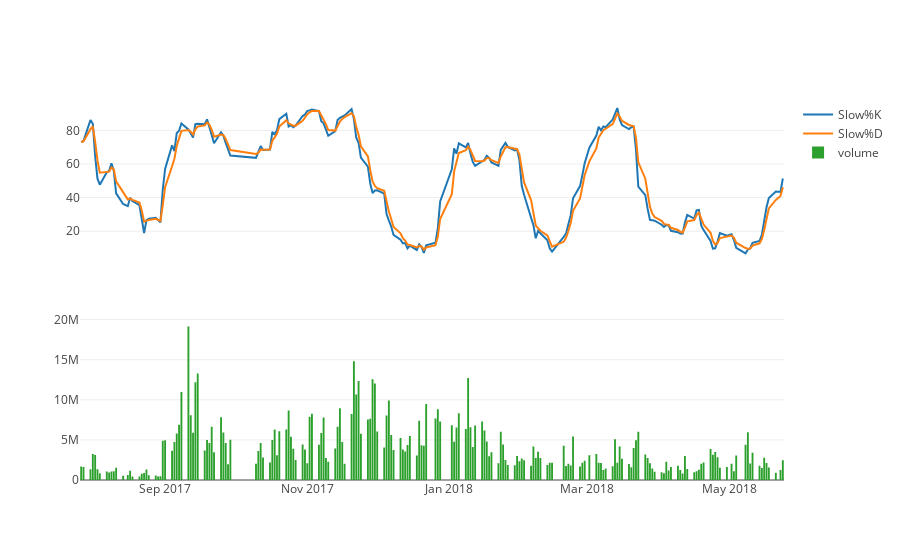

Here is the notebook cell this chart was saved with:
### Code cell
# jupyter notebook 에서 출력 
offline.init_notebook_mode(connected=True)
 
kdj_k = go.Scatter(
                x=df.date,
                y=df['kdj_k'],
                name="Fast%K")
 
kdj_d = go.Scatter(
                x=df.date,
                y=df['kdj_d'],
                name="Fast%D")
 
kdj_d2 = go.Scatter(
                x=df.date,
                y=df['kdj_d'],
                name="Slow%K")
 
kdj_j = go.Scatter(
                x=df.date,
                y=df['kdj_j'],
                name="Slow%D")
 
 
trade_volume = go.Bar(
                x=df.date,
                y=df['volume'],
                name="volume")
 
 
# data = [kdj_k, kdj_d]
data1 = [kdj_d2, kdj_j]
data2 = [trade_volume]
 
# data = [celltrion]
# layout = go.Layout(yaxis=dict(
#         autotick=False,
#         ticks='outside',
#         tick0=0,
#         dtick=10,
#         ticklen=8,
#         tickwidth=4,
#         tickcolor='#000'
#     ))
 
fig = tools.make_subplots(rows=2, cols=1, shared_xaxes=True)
 
for trace in data1:
    fig.append_trace(trace, 1,1)
 
for trace in data2:
    fig.append_trace(trace, 2,1)
# fig = go.Figure(data=data, layout=layout)
 
offline.iplot(fig)

### Figure 1 — Plotly figure (JSON) as saved in the notebook; plotly's stock layout.template omitted (floating-point values rounded to 4 significant figures; data arrays with more than 128 entries replaced by an {"elided": "..."} marker saying what was removed)
{"data": [{"name": "Slow%K", "type": "scatter", "x": {"elided": "200 str values"}, "xaxis": "x1", "y": {"elided": "200 float values"}, "yaxis": "y1"}, {"name": "Slow%D", "type": "scatter", "x": {"elided": "200 str values"}, "xaxis": "x1", "y": {"elided": "200 float values"}, "yaxis": "y1"}, {"name": "volume", "type": "bar", "x": {"elided": "200 str values"}, "xaxis": "x1", "y": {"elided": "200 int values"}, "yaxis": "y2"}], "layout": {"xaxis1": {"anchor": "y2", "domain": [0, 1]}, "yaxis1": {"anchor": "free", "domain": [0.575, 1], "position": 0}, "yaxis2": {"anchor": "x1", "domain": [0, 0.425]}}}
